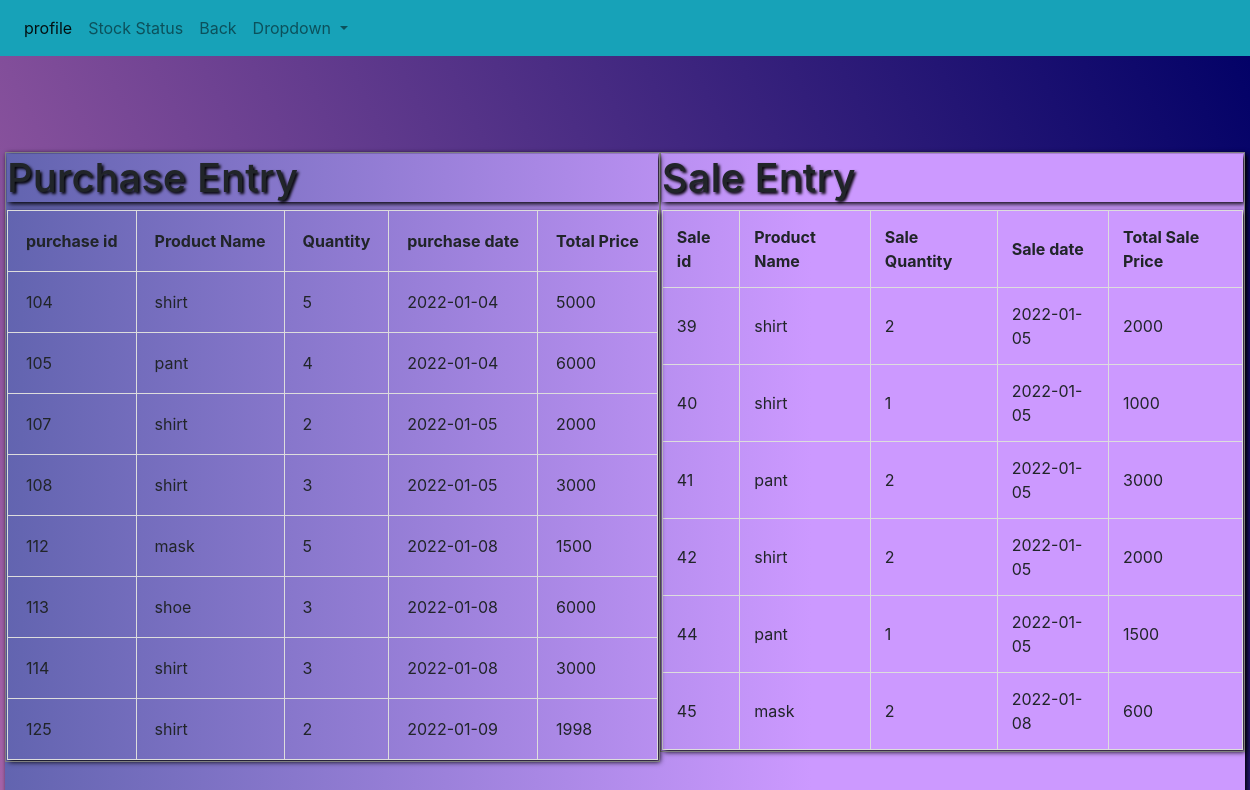
/purchase_sale_entry.php (signed in), run on the app's committed database.
### tables this page shows
CREATE TABLE `purchase` (
  `purchase_id` int(100) NOT NULL,
  `pro_id` int(200) NOT NULL,
  `quantity` int(100) NOT NULL,
  `date` date NOT NULL,
  `month` varchar(100) NOT NULL,
  `price` int(60) NOT NULL
);

CREATE TABLE `product` (
  `pro_id` int(100) NOT NULL,
  `product_name` varchar(100) NOT NULL,
  `product_description` varchar(100) NOT NULL,
  `unit` varchar(60) NOT NULL,
  `price` int(60) NOT NULL,
  `id` int(60) NOT NULL
);

CREATE TABLE `sale` (
  `sale_id` int(100) NOT NULL,
  `pro_id` int(100) NOT NULL,
  `sale_quantity` int(100) NOT NULL,
  `sale_date` date NOT NULL,
  `sale_month` varchar(100) NOT NULL,
  `sale_price` int(60) NOT NULL
);

### purchase_sale_entry.php (the view, shortened to what this page needs)
<!DOCTYPE html>
<html lang="en">
<head>
    <link rel="stylesheet" href="css/bootstrap.min.css">
</head>
<body style= "background:
           linear-gradient(to bottom left, #000066 0%, #ff99cc 100%);">
<nav class="navbar navbar-expand-lg navbar-light bg-info">
        <div class="collapse navbar-collapse" id="navbarSupportedContent">
            <ul class="navbar-nav mr-auto">
                 <li class="nav-item active">
                    <a class="nav-link" href="profile-1.php">profile <span class="sr-only">(current)</span></a>
                </li>
				<li class="nav-item">
                    <a class="nav-link" href="profile.php">Stock Status <span class="sr-only"></span></a>
                </li>
				<li class="nav-item">
                    <a class="nav-link" href="profile-1.php">Back <span class="sr-only"></span></a>
                </li>
                <li class="nav-item dropdown">
                    <a class="nav-link dropdown-toggle" href="#" id="navbarDropdown" role="button"
                        data-toggle="dropdown" aria-haspopup="true" aria-expanded="false">
                        Dropdown
                    </a>
                </li>
            </ul>
        </div>
    </nav>
<br>
<form method="post">
<br><br><br>
 <div id= "box">
<table align="left" border="1"cellspacing="0" >
<tr>
<td>
<h1 id="box1">Purchase Entry</h1>
<table id ="mytable"  border="1" cellpadding="18" cellspacing="0"style= "box-shadow: 2px 2px 5px black">
<?php
	include("connection.php");
$sql = "SELECT * FROM purchase";
$result = mysqli_query($connection, $sql);
echo "<tr>";
echo "<th>purchase id</th><th>Product Name</th><th>Quantity</th><th>purchase date</th><th>Total Price</th>";
echo "</tr>";
if (mysqli_num_rows($result) > 0) {
    while($row = mysqli_fetch_assoc($result)) {
		$pro_id=$row['pro_id'] ;
		$sql5 = "SELECT * FROM product where pro_id='$pro_id' ";
		$result5 = mysqli_query($connection, $sql5);
		$row5 = mysqli_fetch_assoc($result5);
            echo "<tr>";
			echo "<td>" . $row['purchase_id'] . "</td>";
			echo "<td>" . $row5['product_name'] . "</td>";
			echo "<td>" . $row['quantity'] . "</td>";
			echo "<td>" . $row['date'] . "</td>";
			echo "<td>" . $row['price'] . "</td>";
			echo "</tr>";
    }
} else {
    echo "0 results";
}
?>
	</table>
</td>
		</tr>
		</table>
<table align="center" border="1"cellspacing="0" >
<tr>
<td>
<h1 id="box1">Sale Entry</h1>
<table id ="mytable" border="1" cellpadding="14.0" cellspacing="0"style= "box-shadow: 2px 2px 5px black">
<?php
$sql = "SELECT * FROM sale";
$result = mysqli_query($connection, $sql);
echo "<tr>";
echo "<th>Sale id</th><th>Product Name</th><th>Sale Quantity</th><th>Sale date</th><th>Total Sale Price</th>";
echo "</tr>";
if (mysqli_num_rows($result) > 0) {
    while($row = mysqli_fetch_assoc($result)) {
		$pro_id=$row['pro_id'] ;
		$sql5 = "SELECT * FROM product where pro_id='$pro_id' ";
		$result5 = mysqli_query($connection, $sql5);
		$row5 = mysqli_fetch_assoc($result5);
            echo "<tr>";
			echo "<td>" . $row['sale_id'] . "</td>";
			echo "<td>" . $row5['product_name'] . "</td>";
			echo "<td>" . $row['sale_quantity'] . "</td>";
			echo "<td>" . $row['sale_date'] . "</td>";
			echo "<td>" . $row['sale_price'] . "</td>";
			echo "</tr>";
    }
} else {
    echo "0 results";
}
?>
			</table>
         </td>
       </tr>
     </table>
</form>
</body>
</html>

### purchase_sale_entry.php (style rules this page uses)
#box { background: linear-gradient(to right, #003366 -60%, #cc99ff 65%); margin: auto; width: 1240px; height:2500px; box-shadow: 2px 2px 5px black; }
#box1 { box-shadow: 2px 2px 5px black; text-shadow: 2px 2px 3px black; }
#mytable { border-collapse: collapse; border: 1px solid #ddd; }

### data on the page
purchase: purchase_id "104", pro.product_name "shirt", quantity "5", date "2022-01-04", price "5000"
purchase: purchase_id "105", pro.product_name "pant", quantity "4", date "2022-01-04", price "6000"
purchase: purchase_id "107", pro.product_name "shirt", quantity "2", date "2022-01-05", price "2000"
purchase: purchase_id "108", pro.product_name "shirt", quantity "3", date "2022-01-05", price "3000"
purchase: purchase_id "112", pro.product_name "mask", quantity "5", date "2022-01-08", price "1500"
purchase: purchase_id "113", pro.product_name "shoe", quantity "3", date "2022-01-08", price "6000"
purchase: purchase_id "114", pro.product_name "shirt", quantity "3", date "2022-01-08", price "3000"
purchase: purchase_id "125", pro.product_name "shirt", quantity "2", date "2022-01-09", price "1998"
sale: sale_id "39", pro.product_name "shirt", sale_quantity "2", sale_date "2022-01-05", sale_price "2000"
sale: sale_id "40", pro.product_name "shirt", sale_quantity "1", sale_date "2022-01-05", sale_price "1000"
sale: sale_id "41", pro.product_name "pant", sale_quantity "2", sale_date "2022-01-05", sale_price "3000"
sale: sale_id "42", pro.product_name "shirt", sale_quantity "2", sale_date "2022-01-05", sale_price "2000"
sale: sale_id "44", pro.product_name "pant", sale_quantity "1", sale_date "2022-01-05", sale_price "1500"
sale: sale_id "45", pro.product_name "mask", sale_quantity "2", sale_date "2022-01-08", sale_price "600"
